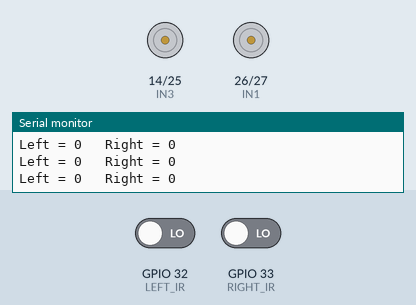
Bench run of a sketch on a simulated ESP32. On the bench: motor-driver pin pairs drawn as motors (green arrow = first pin HIGH = forward, orange = second pin HIGH = backward, longer = more drive), the last lines printed to the serial monitor. Inputs (shaded band) come from the test bench; at power-on: GPIO 32 (LEFT_IR) LOW, GPIO 33 (RIGHT_IR) LOW.

Above: at 1.2 s.
1.3 s: GPIO 32 (LEFT_IR) driven HIGH
At 1.7 s:
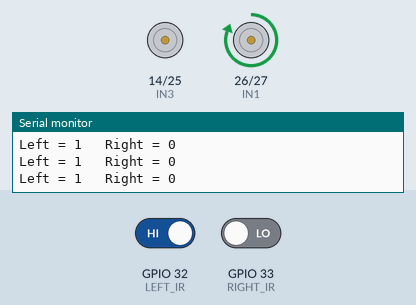
2.8 s: GPIO 33 (RIGHT_IR) driven HIGH
At 3.8 s:
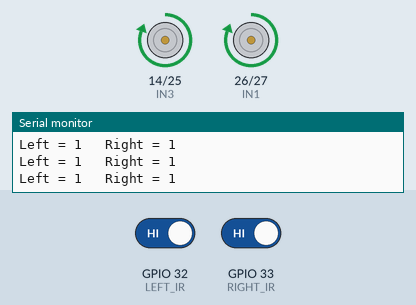
4.3 s: GPIO 32 (LEFT_IR) driven LOW
At 5.4 s:
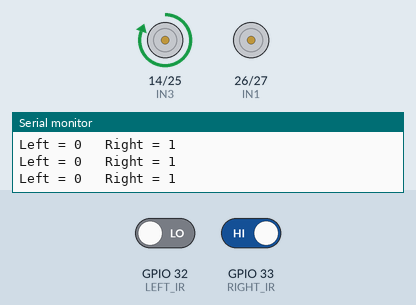
5.8 s: GPIO 33 (RIGHT_IR) driven LOW
At 6.4 s:
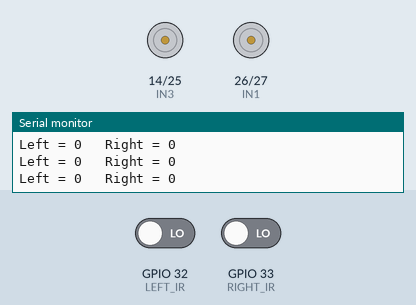
Timing chart, 0 to 8.3 s (numbered marks = the images above; inputs shaded):
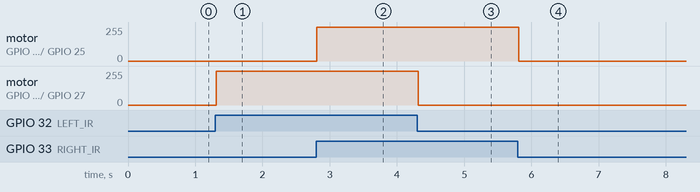

Measured:
- after the input at 1.3 s, motor on GPIO 26 (IN1) / GPIO 27 (IN2): stopped → forward 255/255 at once
- after the input at 2.8 s, motor on GPIO 14 (IN3) / GPIO 25 (IN4): stopped → forward 255/255 at once
- after the input at 4.3 s, motor on GPIO 26 (IN1) / GPIO 27 (IN2): forward 255/255 → stopped at once
- after the input at 5.8 s, motor on GPIO 14 (IN3) / GPIO 25 (IN4): forward 255/255 → stopped at once

The sketch:

Roboat.ino
```cpp
// ===== IR SENSOR PINS =====
#define LEFT_IR 32
#define RIGHT_IR 33

// ===== L298N MOTOR DRIVER =====
#define IN1 26
#define IN2 27
#define IN3 14
#define IN4 25

void forward()
{
  // Left motor
  digitalWrite(IN1, HIGH);
  digitalWrite(IN2, LOW);

  // Right motor
  digitalWrite(IN3, HIGH);
  digitalWrite(IN4, LOW);
}

void leftTurn()
{
  // Left motor STOP
  digitalWrite(IN1, LOW);
  digitalWrite(IN2, LOW);

  // Right motor FORWARD
  digitalWrite(IN3, HIGH);
  digitalWrite(IN4, LOW);
}

void rightTurn()
{
  // Left motor FORWARD
  digitalWrite(IN1, HIGH);
  digitalWrite(IN2, LOW);

  // Right motor STOP
  digitalWrite(IN3, LOW);
  digitalWrite(IN4, LOW);
}

void stopRobot()
{
  digitalWrite(IN1, LOW);
  digitalWrite(IN2, LOW);
  digitalWrite(IN3, LOW);
  digitalWrite(IN4, LOW);
}

void setup()
{
  pinMode(LEFT_IR, INPUT);
  pinMode(RIGHT_IR, INPUT);

  pinMode(IN1, OUTPUT);
  pinMode(IN2, OUTPUT);
  pinMode(IN3, OUTPUT);
  pinMode(IN4, OUTPUT);

  stopRobot();

  Serial.begin(115200);
}

void loop()
{
  int leftSensor = digitalRead(LEFT_IR);
  int rightSensor = digitalRead(RIGHT_IR);

  Serial.print("Left = ");
  Serial.print(leftSensor);

  Serial.print("   Right = ");
  Serial.println(rightSensor);

  // WHITE + WHITE → STRAIGHT
  if (leftSensor == 1 && rightSensor == 1)
  {
    forward();
  }

  // BLACK + WHITE → LEFT
  else if (leftSensor == 0 && rightSensor == 1)
  {
    leftTurn();
  }

  // WHITE + BLACK → RIGHT
  else if (leftSensor == 1 && rightSensor == 0)
  {
    rightTurn();
  }

  // BLACK + BLACK → STOP
  else
  {
    stopRobot();
  }

  delay(20);
}
```
